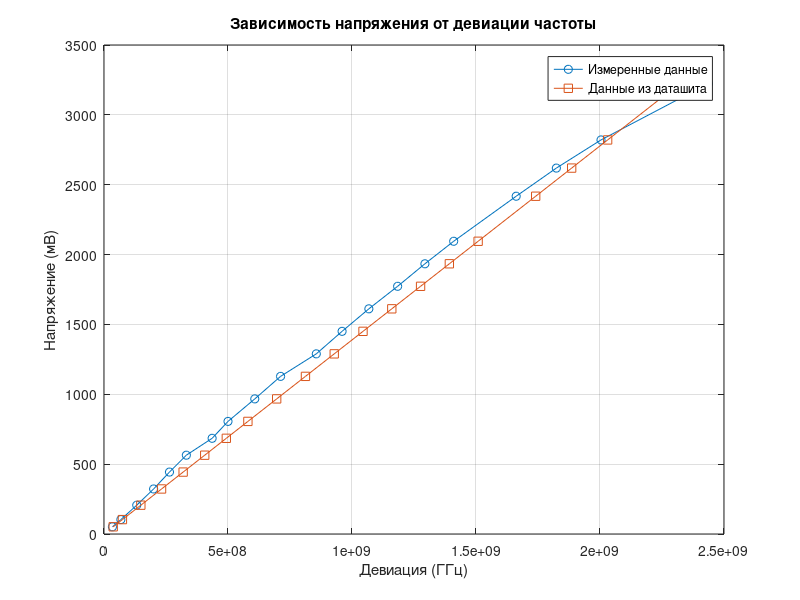

MATLAB code to generate this figure: (Note: this script raises an error after producing the figure.)
clear;
% bytes   [0]          [1]            [2]          [3]
% START    1    period_Number<=14      -            -    
% STOP     2            -              -            -
% RESET    3            -              -            -
% TEST     4            -              -            -
% RAMP1    5            -              -            -
% RAMP2    6            -              -            -
% AMPL     7          5 or 6            Amplitude(0 - 4095) - 12bite ()

% max period_Number = 14
% Example : s.write(0x0E060007,"uint32"); % ampl = 3590 

V_my = [64 128 256 400 550 700 850 1000 1200 1400 1600 1800 2000 2200 2400 2600 3000 3250 3500 4000];
V_my = V_my*3300/4095; % преобразование значений АЦП в милливольты
f_div = [34 68 132 200 264 332 436 500 608 712 856 960 1068 1184 1294 1410 1662 1824 2004 2436]*10^6;
V_tune = 720*10^6; % МГц/В
f_datasheet = V_tune*V_my/1000;

figure(); % создание новой фигуры
plot(f_div, V_my, '-o'); % первый график
xlabel('Девиация (ГГц)');
ylabel('Напряжение (мВ)');
title('Зависимость напряжения от девиации частоты');
grid on;

hold on; % добавление второго графика на текущую фигуру
plot(f_datasheet, V_my, '-s'); % второй график
legend('Измеренные данные', 'Данные из даташита');

s = serialport("COM3", 3e6, 'Timeout', 1);
s.write(0x09060607,"uint32"); % ampl = 3590 
  pause(1);
 %s.write(6,"uint32"); % RAMP2
% pause(1);
% s.write(0x0401,"uint32"); % START + 4 periods 
count = 0;
All_Channel_new = [];
while(true)
    if count < 100
        num = uint32(0);
        s.write(0x0401,"uint32");
        pause(0.1);
        data = uint32(read(s,4*128*4 + 1,"uint32"));
        count = count + 1;
    else
        break;
    end
%if (data(1) == 134217985)
    pause(0.5);
    for i = 2:length(data)
        num = uint32(data(i)); % исходное 32-битное число
        mask = uint32(hex2dec('FFFF')); % маска для 16-битного числа
        Channel1(i - 1) = bitand(num, mask); % получить младшие 16 бит
        Channel2(i - 1) = bitand(bitshift(num, -16), mask); % получить старшие 16 бит
    end
    All_Channel = cat(1,Channel1, Channel2);
    num2 = uint32(data(1)); % 32-битное число
    first_num = bitshift(num2, -16);
    second_num = bitand(bitshift(num2, -8), hex2dec('FF'));
    third_num = bitand(num2, hex2dec('FF'));
    preamble(count,1:3) = [first_num, second_num, third_num];
%     All_Channel(3, (count - 1)*128*4 + 1) = first_num;
%     All_Channel(4, (count - 1)*128*4 + 1) = second_num;
%     All_Channel(5, (count - 1)*128*4 + 1) = third_num;
     All_Channel_new = cat(2,All_Channel_new, All_Channel);
%     All_Channel_new(3, (count - 1)*128*4 + 1) = first_num;
%     All_Channel_new(4, (count - 1)*128*4 + 1) = second_num;
%     All_Channel_new(5, (count - 1)*128*4 + 1) = third_num;
end
%end

